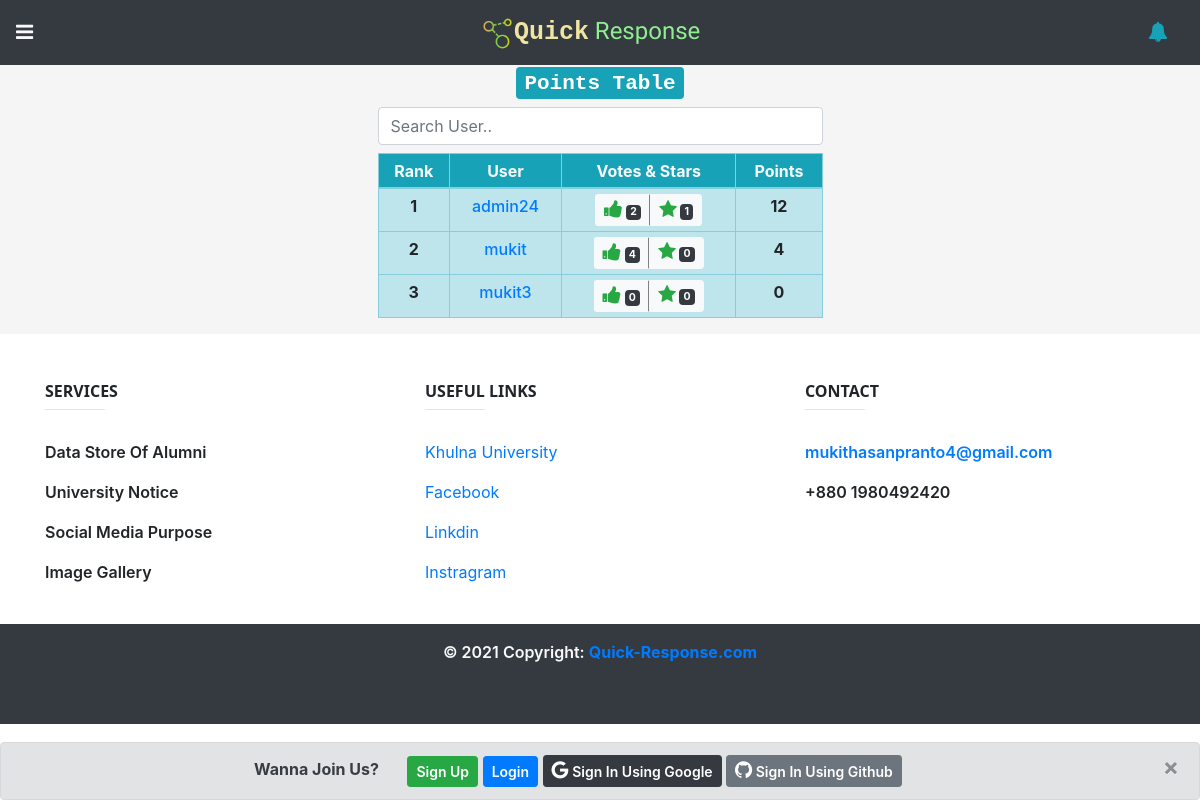
The page /points/ on the database as committed earlier.
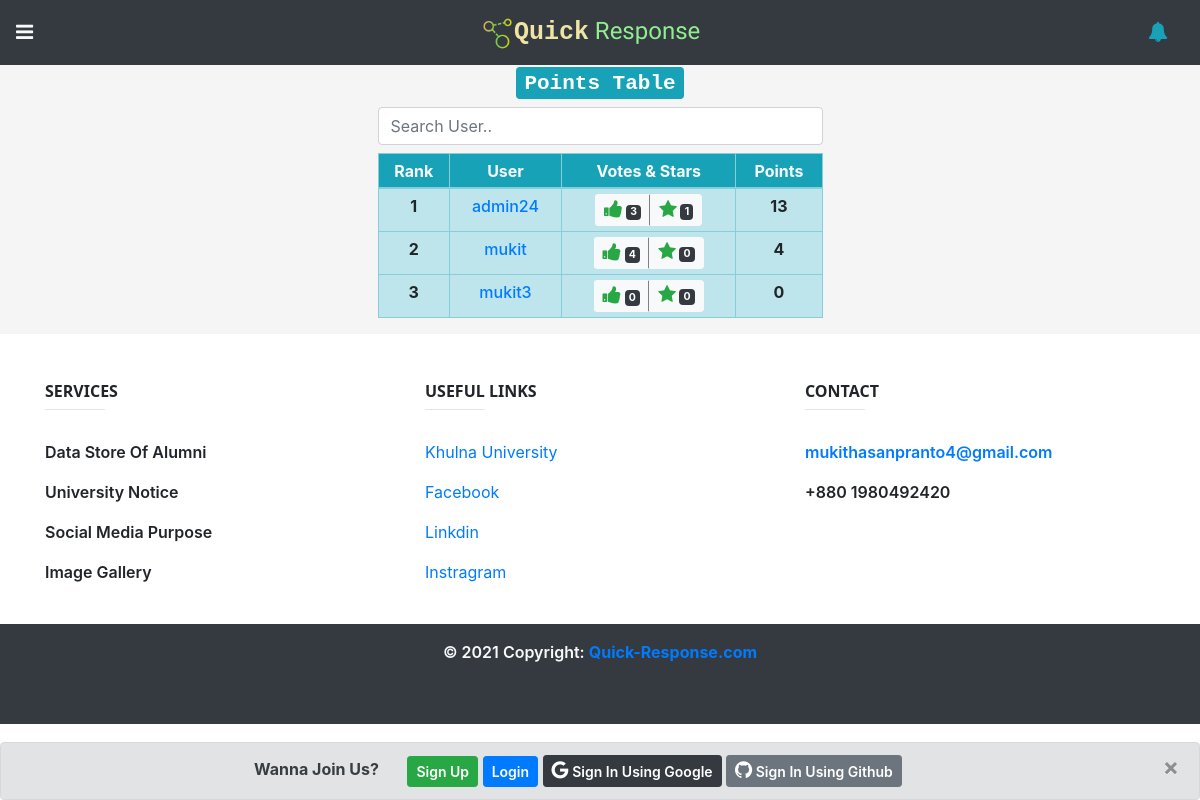
The same page on the database as committed later.
### home/models.py (models this page shows, shortened)
class Profile(models.Model):
    full_name = models.CharField(max_length=255)
    profile_picture = models.FileField(upload_to='uploads/')
    batch = models.CharField(max_length=50)
    student_id = models.CharField(max_length=50)
    address = models.CharField(max_length=100,blank=True)
    mobile = models.CharField(max_length=60,blank=True)
    facebook = models.URLField(max_length=60,blank=True)
    total_points = models.IntegerField(default=0)
    user = models.OneToOneField(settings.AUTH_USER_MODEL, on_delete=models.CASCADE,related_name="profile")

### problems/models.py (models this page shows, shortened)
class Solution(models.Model):
    author = models.ForeignKey(settings.AUTH_USER_MODEL,on_delete=models.CASCADE)
    s_body = RichTextUploadingField()
    created_on = models.DateTimeField(default=datetime.now)
    last_modified = models.DateTimeField(default=datetime.now)
    vote = models.IntegerField(default=0)
    best_answer = models.BooleanField(default=False)
    problem = models.ForeignKey('Problem', on_delete=models.CASCADE)

### home/views.py (the view)
# urls.py: path('points/',points_table,name='points'),
def points_table(request):
    profiles = Profile.objects.all().order_by('-total_points')
    context = {
        'profiles':profiles,
    }
    return render(request,'home/points.html',context)

### home/templatetags/custom_tags.py (called while the page is built)
def point_rank(points):
    profiles = Profile.objects.all().order_by('-total_points')
    for i in range(1,len(profiles)+1):
        if profiles[i-1].total_points == points:
            return i

def vote_count(user):
    voter = Solution.objects.filter(author=user)
    total_vote = 0
    for v in voter:
        total_vote+=v.vote
    return total_vote

def star_count(user):
    best_answer = Solution.objects.filter(Q(author=user) & Q(best_answer=True)).count()
    print('yo')
    return best_answer

### templates/home/points.html (shortened to what this page needs)
{% extends "base.html" %}
{% load static %}
{% block content %}
{% load custom_tags %}
<div style="background-color: whitesmoke;">
<div class="container">
    <h3 class="text-center"><span class="badge badge-info">Points Table</span></h3>
    <div class="row justify-content-center">
        <div class="col-lg-5">
            <input class="form-control mb-2" id="myInput" type="text" placeholder="Search User..">
            <div class="table-responsive">
                <table class="table table-bordered table-info table-sm">
                  <thead class="bg-info text-light">
                    <tr class="text-center">
                      <th>Rank</th>
                      <th>User</th>
                      <th>Votes & Stars</th>
                      <th>Points</th>
                    </tr>
                  </thead>
                  <tbody class="text-center" id="myTable">
                      {% for profile in profiles %}
                      <tr>
                          <td class="font-weight-bold">{{profile.total_points|point_rank}}</td>
                          <td id="user_td"><a href="{% url 'profile_view' profile.user.id %}" style="font-weight: 500;">{{profile.user.username}}</a></td>
                          <td>
                            <div class="btn-group btn-group-sm">
                                {% if profile.user|vote_count > -1 %}
                                <button type="button" class="btn btn-light" style="border-right: 2px grey solid;" data-toggle="tooltip" title="Net Vote"><i
                                    class="fa fa-thumbs-up text-success" style="font-size: 20px;"></i> <span class="badge badge-dark">{{profile.user|vote_count}}</span></button>
                                {% else %}
                                <button type="button" class="btn btn-light" style="border-right: 2px grey solid;" data-toggle="tooltip" title="Net Vote"><i
                                    class="fa fa-thumbs-down text-danger" style="font-size: 20px;"></i> <span class="badge badge-dark">{{profile.user|vote_count}}</span></button>
                                {% endif %}
                                <button type="button" class="btn btn-light" data-toggle="tooltip" title="Best Answer"><i
                                    class="fa fa-star text-success" style="font-size: 19px;"></i> <span class="badge badge-dark">{{profile.user|star_count}}</span></button>
                              </div>
                          </td>
                          <td class="font-weight-bold">{{profile.total_points}}</td>
                      </tr>
                      {% endfor %}
                  </tbody>
                </table>
              </div>
        </div>
    </div>
</div>
</div>
{% endblock %}

Rows that differ between the two databases and show on the page:
changed Profile "admin24": user|vote_count "2" → "3"; total_points "12" → "13"
